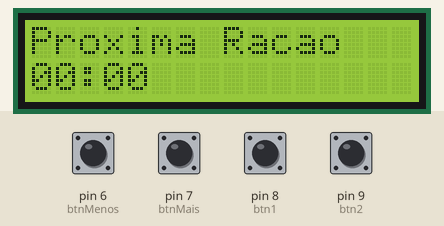
The sketch below on a simulated Arduino Uno, built with avr-gcc and run on an emulated ATmega328P. Shown: 16×2 character LCD. The inputs (shaded band) are chosen by the test bench; at power-on: pin 6 (btnMenos), pin 7 (btnMais), pin 8 (btn1), pin 9 (btn2) LOW.

Above: at 1.2 s.
1.3 s: pin 9 (btn2) pulled HIGH for 0.15 s
At 2.2 s:
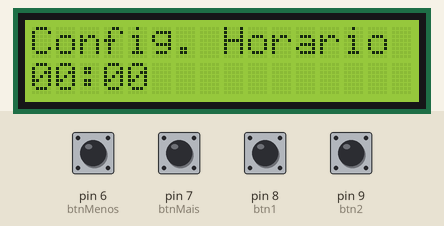
4.4 s: pin 6 (btnMenos) pulled HIGH for 0.15 s
7.5 s: pin 7 (btnMais) pulled HIGH for 0.15 s
At 8.9 s:
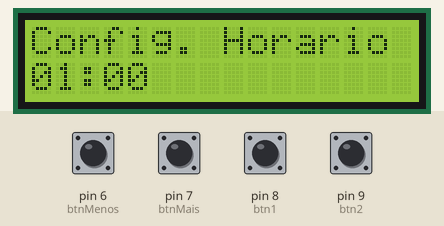
10.6 s: pin 6 (btnMenos) pulled HIGH for 1 s
At 12.5 s:
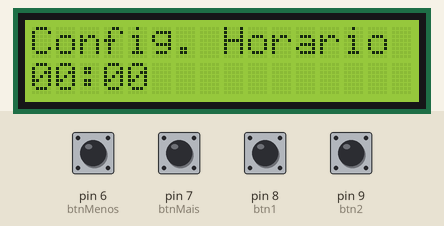
14.6 s: pin 7 (btnMais) pulled HIGH for 1 s
At 16.7 s:
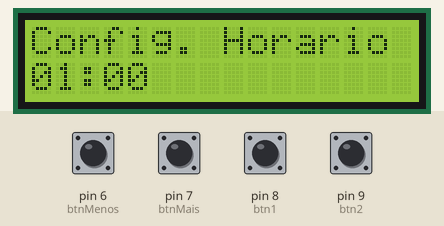
18.6 s: pin 9 (btn2) pulled HIGH for 1 s
Timing chart, 0 to 21.6 s (numbered marks = the images above; inputs shaded):
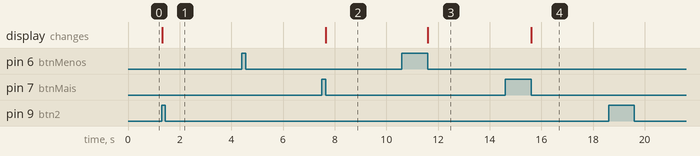

The sketch:

sketch_nov27a.ino
```cpp
//Programa: Teste de Display LCD 16 x 2
//Autor: FILIPEFLOP

//Carrega a biblioteca LiquidCrystal
#include <LiquidCrystal.h>
#include <string.h>

//Define os pinos que serão utilizados para ligação ao display
LiquidCrystal lcd(12, 11, 5, 4, 3, 2);
#define btn1 8
#define btn2 9

#define btnMais 7
#define btnMenos 6


int estado = 0; //0 - Proxima racao, 1 - Set racao
char *str;
char *str2;
int horaConfigurada = 0;
int minutosConfigurados = 0;
int hora = 0;
int minutos = 0;
char buffer[20];
int flagEdit = 0; // 0 - Reset, 1 - Hora, 2 - Minutos


void setup()
{
  //Define o número de colunas e linhas do LCD
  lcd.begin(16, 2);
  pinMode(btn1, INPUT);
  pinMode(btn1, INPUT);
  pinMode(btnMais, INPUT);
  pinMode(btnMenos, INPUT);
}

void loop()
{
  if(digitalRead(btn1)){
    estado = 0;
    while(digitalRead(btn1));
  }

  if(digitalRead(btnMais)){
    if(flagEdit == 1){
      if(hora < 24){
        hora++;
      }
    }else if(flagEdit == 2){
      if(minutos < 60){
        minutos+=15;
      }
    }
    while(digitalRead(btnMais));
  }


  if(digitalRead(btnMenos)){
    if(flagEdit == 1){
      if(hora > 0){
        hora--;
      }
    }else if(flagEdit == 2){
      if(minutos > 0){
        minutos-=15;
      }
    }
    while(digitalRead(btnMenos));
  }


  if(digitalRead(btn2)){
    estado = 1;
  }

  if(estado == 0){
    //Limpa a tela
    lcd.clear();
    //Posiciona o cursor na coluna 3, linha 0;
    lcd.setCursor(0, 0);
    //Envia o texto entre aspas para o LCD
    lcd.print("Proxima Racao");
    lcd.setCursor(0, 1);
    lcd.setCursor(0, 1);
    if(hora < 10){
      lcd.print("0");
      lcd.setCursor(1, 1);
      lcd.print(itoa(horaConfigurada,buffer,10));
    }else{
      lcd.print(itoa(horaConfigurada,buffer,10));
    }
    lcd.setCursor(2, 1);
    lcd.print(":");
    lcd.setCursor(3, 1);
    if(minutos < 10){
      lcd.print("0");
      lcd.setCursor(4, 1);
      lcd.print(itoa(minutosConfigurados,buffer,10));
    }else{
      lcd.print(itoa(minutosConfigurados,buffer,10));
    }
    delay(100);
  }else{
    //Limpa a tela
    lcd.clear();
    //Posiciona o cursor na coluna 3, linha 0;
    lcd.setCursor(0, 0);
    //Envia o texto entre aspas para o LCD
    lcd.print("Config. Horario");
    //Mostra o horario
    lcd.setCursor(0, 1);
    if(hora < 10){
      lcd.print("0");
      lcd.setCursor(1, 1);
      lcd.print(itoa(hora,buffer,10));
    }else{
      lcd.print(itoa(hora,buffer,10));
    }
    lcd.setCursor(2, 1);
    lcd.print(":");
    lcd.setCursor(3, 1);
    if(minutos < 10){
      lcd.print("0");
      lcd.setCursor(4, 1);
      lcd.print(itoa(minutos,buffer,10));
    }else{
      lcd.print(itoa(minutos,buffer,10));
    }
    //Edita o horario
    if(digitalRead(btn2)){
      flagEdit++;
      while(digitalRead(btn2));
    }

    if(flagEdit == 3){
      horaConfigurada = hora;
      minutosConfigurados = minutos;
      flagEdit = 0;
      estado = 0;
    }

  }

}
```

Measured:
- after the input at 1.3 s, the display: changes at once (image 1)
- after the input at 4.4 s, every drawn part: stays the same
- after the input at 7.5 s, the display: changes after 0.16 s (image 2)
- after the input at 10.6 s, the display: changes after 1.0 s (image 3)
- after the input at 14.6 s, the display: changes after 1.0 s (image 4)
- after the input at 18.6 s, every drawn part: stays the same
